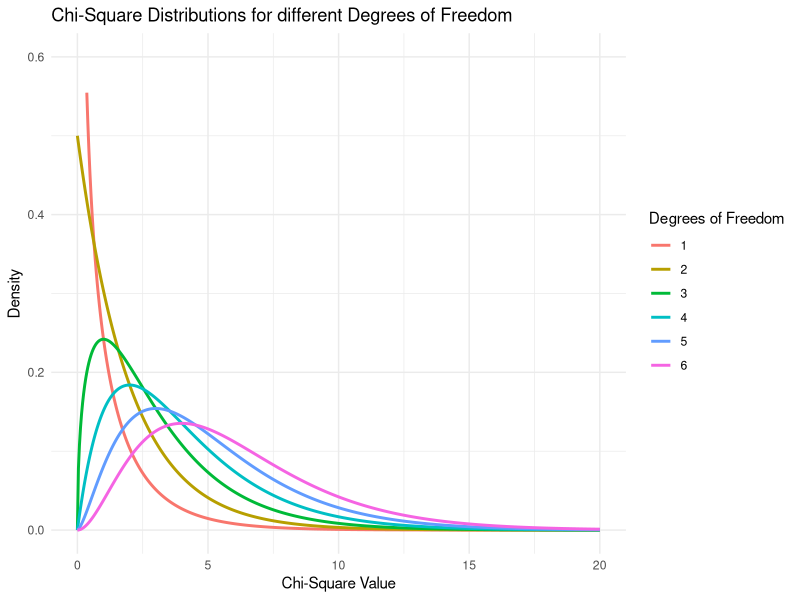
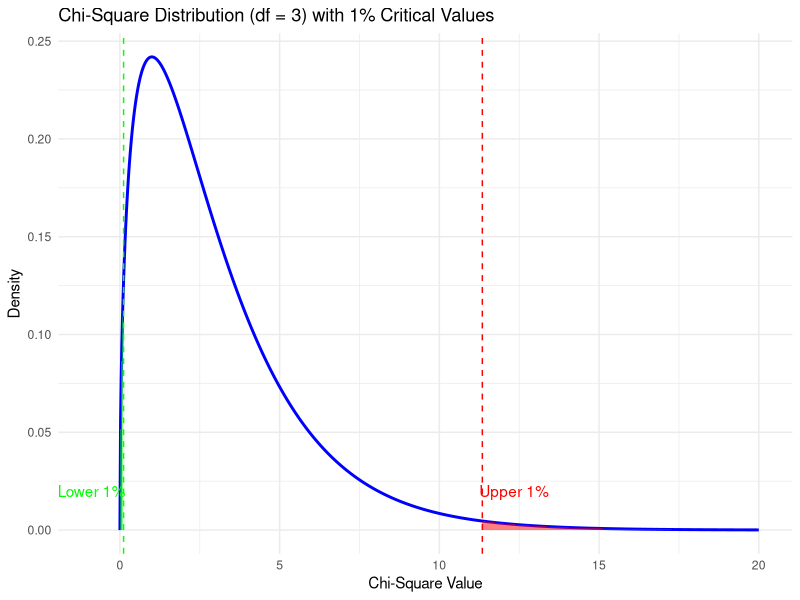

Generate these figures, in order, with R:
## ---- chunk 1
subgroup = c("Nonsmokers", "Current Smokers", "Tobacco Chewers", "Ex-smokers")
E_prop = c(0.5,0.2,0.1,0.2)
## ---- chunk 2
n = 100 
exp = E_prop * n
obs = c(44,24,13,19)
## ---- chunk 3
sum((obs-exp)^2/exp)
## ---- chunk 4
chisq.test(obs, p = exp, rescale.p = TRUE, correct = FALSE)
## ---- chunk 5
exp > 5
## ---- chunk 6
qchisq(0.005, 1:6, lower.tail = FALSE)

qchisq(0.01, 1:6, lower.tail = FALSE)

qchisq(0.025, 1:6, lower.tail = FALSE)

qchisq(0.05, 1:6, lower.tail = FALSE)
## ---- chunk 7
# Load ggplot2 for plotting
library(ggplot2)
qchisq(0.01, 1:6, lower.tail = FALSE)

# Create a data frame for the plotting
x_values <- seq(0, 20, length.out = 500)
df_values <- 1:6
plot_data <- data.frame()

# Generate the density values for each degree of freedom
for (df in df_values) {
  density_values <- dchisq(x_values, df)
  plot_data <- rbind(plot_data, data.frame(x = x_values, density = density_values, df = as.factor(df)))
}

# Plot the PDFs using ggplot2
ggplot(plot_data, aes(x = x, y = density, color = df)) +
  geom_line(size = 1) +
  labs(title = "Chi-Square Distributions for different Degrees of Freedom",
       x = "Chi-Square Value",
       y = "Density",
       color = "Degrees of Freedom") +
  theme_minimal() +
  ylim(0, 0.6)
## ---- chunk 8
# Load ggplot2 for plotting
library(ggplot2)

# Degrees of freedom
df <- 3

# Compute critical values for 1% in both tails
upper_critical_value <- qchisq(0.01, df, lower.tail = FALSE)
lower_critical_value <- qchisq(0.01, df, lower.tail = TRUE)

# Create data for the Chi-Square distribution
x_values <- seq(0, 20, length.out = 1000)
density_values <- dchisq(x_values, df)

# Create a data frame for plotting
plot_data <- data.frame(x = x_values, density = density_values)

# Plot the Chi-Square distribution
ggplot(plot_data, aes(x = x, y = density)) +
  geom_line(size = 1, color = "blue") +
  geom_area(data = subset(plot_data, x >= upper_critical_value), 
            aes(y = density), fill = "red", alpha = 0.5) +
  geom_area(data = subset(plot_data, x <= lower_critical_value), 
            aes(y = density), fill = "green", alpha = 0.5) +
  geom_vline(xintercept = upper_critical_value, color = "red", linetype = "dashed") +
  geom_vline(xintercept = lower_critical_value, color = "green", linetype = "dashed") +
  labs(title = "Chi-Square Distribution (df = 3) with 1% Critical Values",
       x = "Chi-Square Value",
       y = "Density") +
  theme_minimal() +
  annotate("text", x = upper_critical_value + 1, y = 0.02, label = "Upper 1%", color = "red") +
  annotate("text", x = lower_critical_value - 1, y = 0.02, label = "Lower 1%", color = "green")

